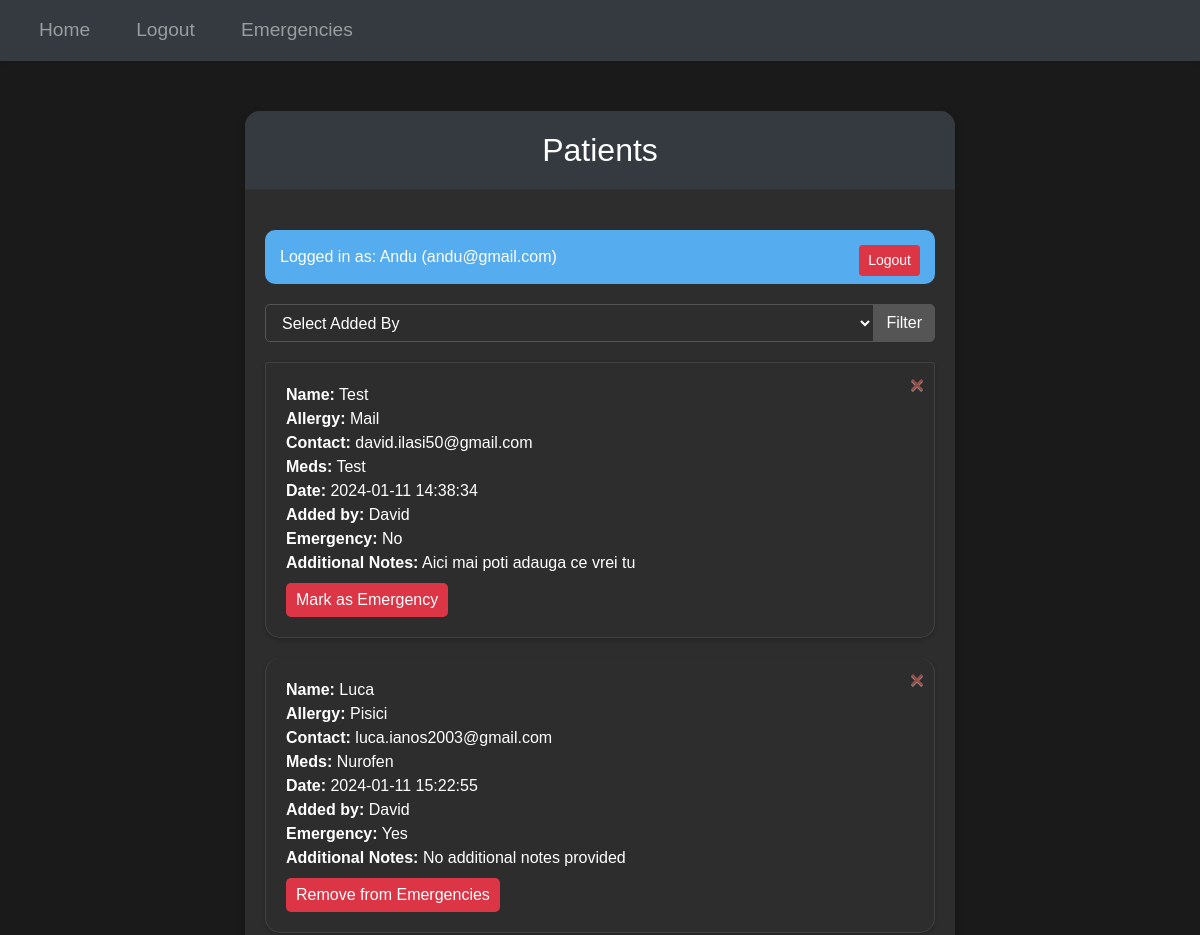
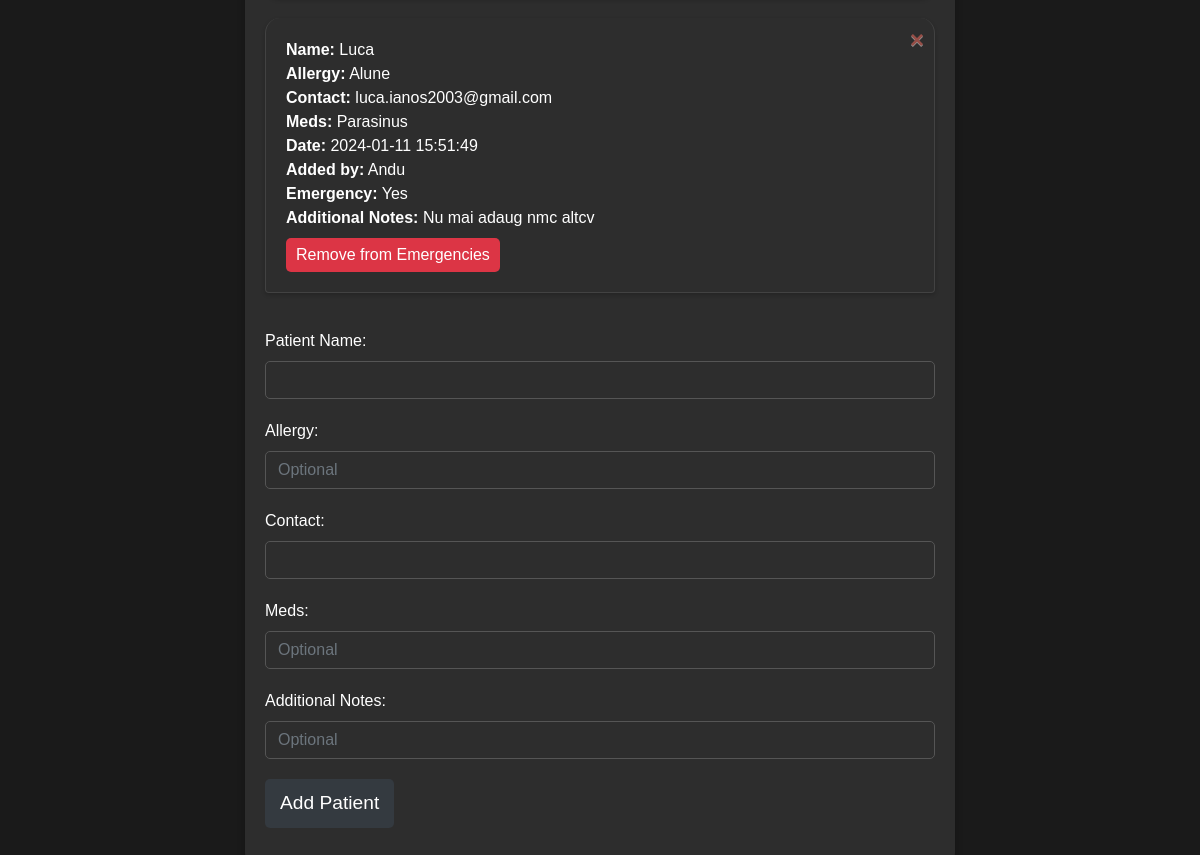
The app's page / (signed in) with its own data (2 pictures, top to bottom).
### website/models.py (models this page shows)
class User(db.Model, UserMixin):
    id = db.Column(db.Integer, primary_key = True)
    email = db.Column(db.String(128), unique = True)
    password = db.Column(db.String(128))
    first_name = db.Column(db.String(128))
    patients = db.relationship('Patient')

class Patient(db.Model):
    id = db.Column(db.Integer, primary_key = True)
    patient_name = db.Column(db.String(128))
    allergy = db.Column(db.String(128))
    contact = db.Column(db.String(128))
    meds = db.Column(db.String(128))
    date = db.Column(db.DateTime(timezone = True), default = func.now())
    user_id = db.Column(db.Integer, db.ForeignKey('user.id'))
    added_by = db.Column(db.String(128))
    is_emergency = db.Column(db.Boolean)
    additional_notes = db.Column(db.String(1024))

### website/views.py (the view, shortened to what this page needs)
@views.route('/', methods=['GET', 'POST'])
@login_required
def home():
    added_by_options = get_added_by_options()
    selected_added_by = request.args.get('selected_added_by', '')
    try:
        all_patients = Patient.query.filter(Patient.added_by.ilike(f'%{selected_added_by}%')).all()
        current_app.logger.info(f"All Patients: {all_patients}")
    except SQLAlchemyError as e:
        flash(f'Error fetching patients: {str(e)}', category='error')
        all_patients = []
    return render_template("home.html", user=current_user, all_patients=all_patients, added_by_options=added_by_options, selected_added_by=selected_added_by)

### website/filters.py (called while the page is built)
def get_added_by_options():
    try:
        added_by_options = db.session.query(Patient.added_by).distinct().all()
        added_by_options = [option[0] for option in added_by_options if option[0] is not None]
        return added_by_options
    except SQLAlchemyError as e:
        current_app.logger.error(f'Error fetching added_by options: {str(e)}')
        return []

### website/templates/home.html (shortened to what this page needs)
{% extends "base.html" %}
{% block content %}
<div class="container mt-5">
    <div class="row">
        <div class="col-md-8 mx-auto">
            <div class="card">
                <div class="card-header bg-dark text-white">
                    <h2 class="mb-0 text-center">Patients</h2>
                </div>
                <div class="card-body">
                    <div class="alert alert-info" role="alert">
                        Logged in as: {{ user.first_name }} ({{ user.email }})
                        <a href="{{ url_for('auth.logout') }}" class="btn btn-danger btn-sm float-right">Logout</a>
                    </div>
                    <form method="GET" class="mb-3">
                        <div class="input-group">
                            <select class="form-control" name="selected_added_by">
                                <option value="" selected disabled>Select Added By</option>
                            </select>
                            <div class="input-group-append">
                                <button class="btn btn-outline-secondary" type="submit">Filter</button>
                            </div>
                        </div>
                    </form>
                    <ul class="list-group list-group-flash" id="patients">
                        {% for patient in all_patients %}
                        <li id="patient-{{ patient.id }}" class="list-group-item">
                            <strong>Name:</strong> {{ patient.patient_name }}<br>
                            <strong>Allergy:</strong> {{ patient.allergy }}<br>
                            <strong>Contact:</strong> {{ patient.contact }}<br>
                            <strong>Meds:</strong> {{ patient.meds }}<br>
                            <strong>Date:</strong> {{ patient.date }}<br>
                            <strong>Added by:</strong> {{ patient.added_by }}<br>
                            <strong>Emergency:</strong> {% if patient.is_emergency == 1 %}Yes{% else %}No{% endif %}<br>
                            <strong>Additional Notes:</strong> {{ patient.additional_notes }}<br>
                            <form method="POST" action="{{ url_for('views.toggle_emergency', patient_id=patient.id) }}"
                                class="mt-2">
                                <button type="submit" class="btn btn-emergency">
                                    {% if patient.is_emergency %}Remove from Emergencies{% else %}Mark as Emergency{%
                                    endif %}
                                </button>
                            </form>
                            <button type="button" class="close" onClick="deletePatient({{ patient.id }})">
                                <span aria-hidden="true">&times;</span>
                            </button>
                        </li>
                        {% endfor %}
                    </ul>
                    <form method="POST" class="mt-3">
                        <div class="form-group">
                            <label for="patient_name">Patient Name:</label>
                            <input type="text" name="patient_name" id="patient_name" class="form-control" required>
                        </div>
                        <div class="form-group">
                            <label for="allergy">Allergy:</label>
                            <input type="text" name="allergy" id="allergy" class="form-control" placeholder="Optional">
                        </div>
                        <div class="form-group">
                            <label for="contact">Contact:</label>
                            <input type="text" name="contact" id="contact" class="form-control" required>
                        </div>
                        <div class="form-group">
                            <label for="meds">Meds:</label>
                            <input type="text" name="meds" id="meds" class="form-control" placeholder="Optional">
                        </div>
                        <div class="form-group">
                            <label for="allergy">Additional Notes:</label>
                            <input type="text" name="additional_notes" id="additional_notes" class="form-control"
                                placeholder="Optional">
                        </div>
                        <div class="form-group">
                            <button type="submit" class="btn btn-add-patient">Add Patient</button>
                        </div>
                    </form>
                </div>
            </div>
        </div>
    </div>
</div>
{% endblock %}

### website/templates/base.html (style rules this page uses)
body { background-color: #f8f9fa; font-family: 'Arial', sans-serif; margin: 0; padding: 0; }
.container { margin-top: 50px; }
.alert { margin-top: 20px; border-radius: 15px; position: relative; }

### website/templates/home.html (style rules this page uses)
body { background: #1a1a1a; font-family: 'Montserrat', sans-serif; color: #fff; }
.container { margin-top: 50px; }
.card { border: none; border-radius: 15px; box-shadow: 0 4px 8px rgba(0, 0, 0, 0.2); background-color: #2d2d2d; overflow: hidden; }
.card-header { background: #ff6f61; color: #fff; border-radius: 15px 15px 0 0; padding: 20px; text-align: center; font-size: 2em; }
.alert-info { background: #55acee; color: #fff; border: none; border-radius: 10px; padding: 15px; margin-bottom: 20px; }
#patients { margin-top: 20px; list-style: none; padding: 0; }
li.list-group-item { background-color: #2d2d2d; border: 1px solid rgba(255, 255, 255, 0.1); border-radius: 15px; margin-bottom: 20px; padding: 20px; position: relative; box-shadow: 0 2px 4px rgba(0, 0, 0, 0.2); transition: background-color 0.3s ease; }
.form-group { margin-bottom: 20px; }
.form-control { background-color: #2d2d2d; color: #fff; border: 1px solid #555; border-radius: 5px; }
.input-group-append button { background-color: #555; color: #fff; border: 1px solid #555; border-radius: 5px; }
.close { position: absolute; top: 10px; right: 10px; color: #ff6f61; font-size: 1.5em; cursor: pointer; }
.btn-emergency { background: #dc3545; color: #fff; border: none; border-radius: 5px; padding: 5px 10px; font-size: 1em; cursor: pointer; transition: background 0.3s ease; }
.btn-add-patient { background: #343a40; color: #fff; border: none; border-radius: 5px; padding: 10px 15px; font-size: 1.2em; cursor: pointer; transition: background 0.3s ease; }

### records on screen
User: first_name "Andu", email "andu@gmail.com"
Patient: patient_name "Test", allergy "Mail", contact "david.ilasi50@gmail.com", meds "Test", date "2024-01-11 14:38:34", added_by "David", is_emergency "No", additional_notes "Aici mai poti adauga ce vrei tu"
Patient: patient_name "Luca", allergy "Pisici", contact "luca.ianos2003@gmail.com", meds "Nurofen", date "2024-01-11 15:22:55", added_by "David", is_emergency "Yes", additional_notes "No additional notes provided"
Patient: patient_name "Luca", allergy "Alune", contact "luca.ianos2003@gmail.com", meds "Parasinus", date "2024-01-11 15:51:49", added_by "Andu", is_emergency "Yes", additional_notes "Nu mai adaug nmc altcv"
